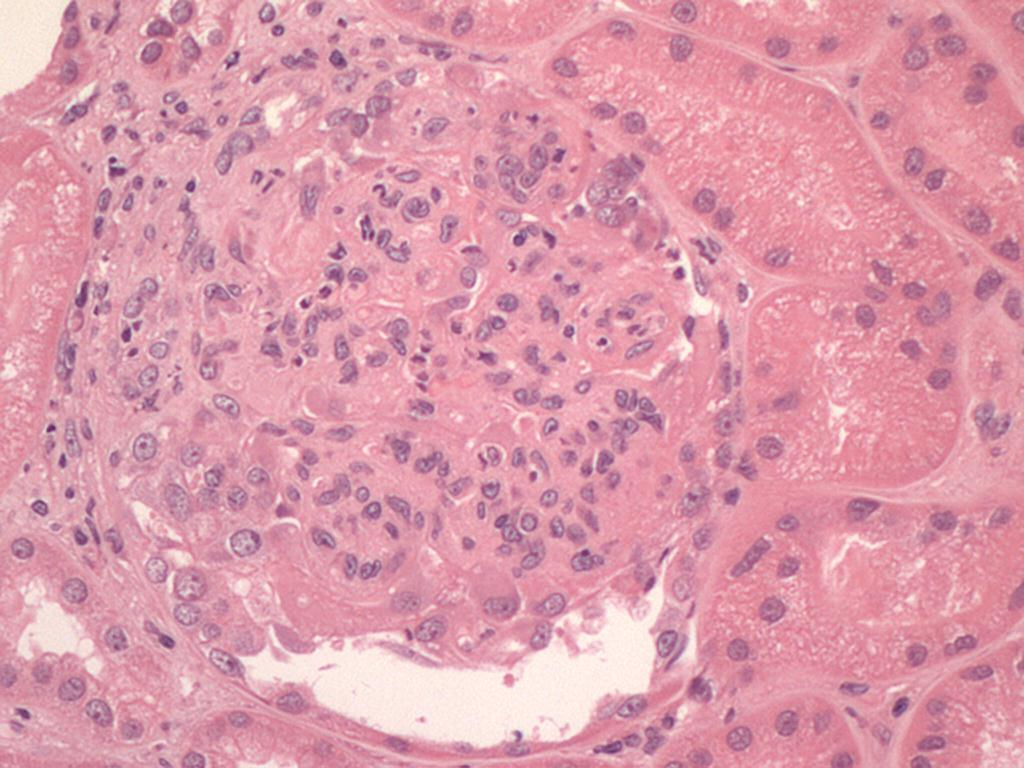
#> input picture pattern_recognition/img_pre_proces/comp_equalizar/treino_he (66).jpg, 1024 x 768 px
$ python compare.py
#> lines starting #> are read from the running program, lines starting #| are printed output that depends on the picture
import skimage.io as io
from skimage.color import rgb2gray
from skimage.exposure import equalize_hist
from skimage.transform import resize


# Carregando as imagens
image1 = io.imread("./treino_he (66).jpg")
#> image1 is the input picture: shape (768, 1024, 3); mean R, G, B 220.7, 154.8, 171.4
image2 = io.imread("./treino_pas (20).jpg")
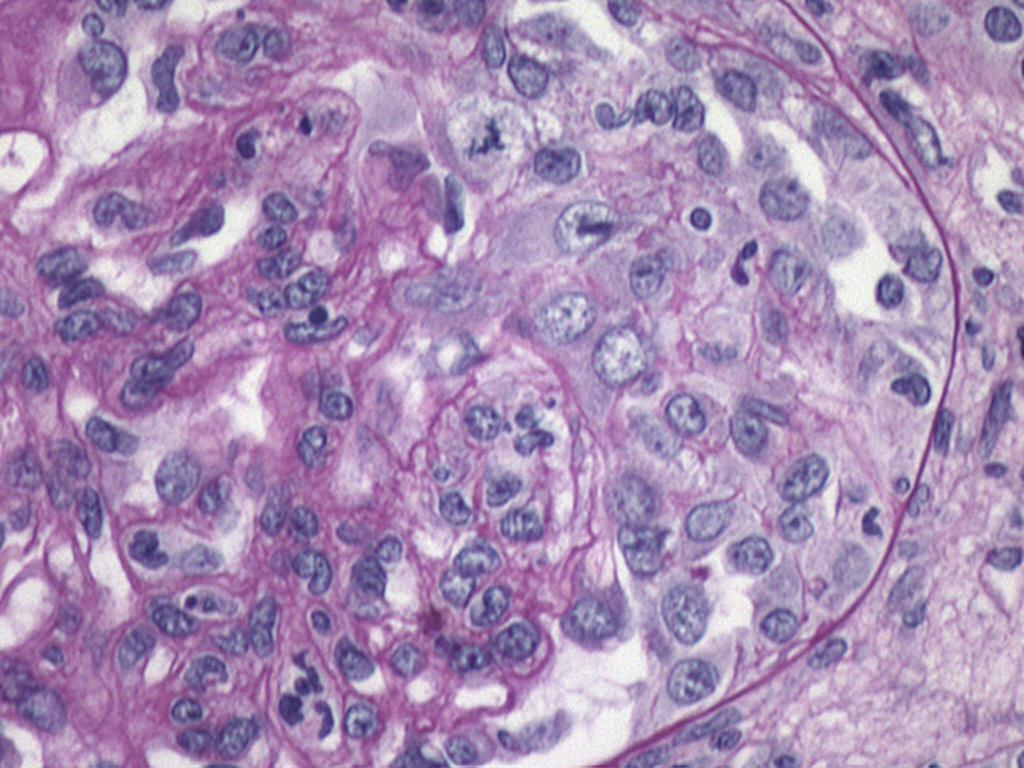
#> input picture pattern_recognition/img_pre_proces/comp_equalizar/treino_pas (20).jpg, 1024 x 768 px
#> image2 is the input picture: shape (768, 1024, 3); mean R, G, B 168.7, 141.4, 181.2
image3 = io.imread("./treino_picro (5).jpg")
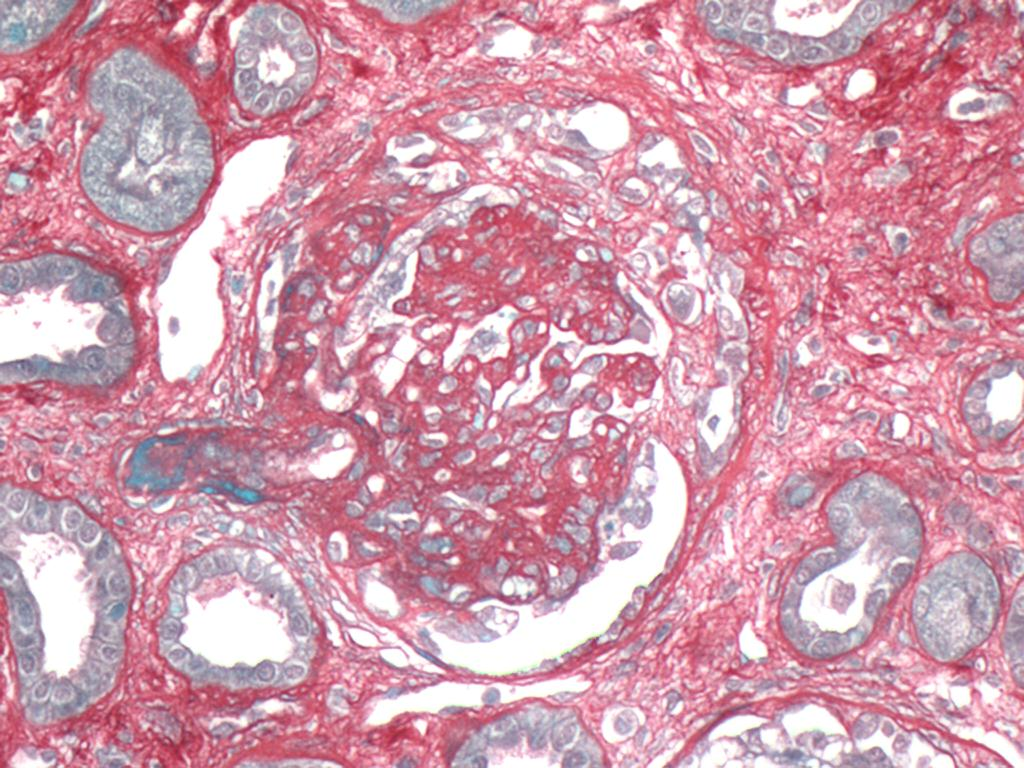
#> input picture pattern_recognition/img_pre_proces/comp_equalizar/treino_picro (5).jpg, 1024 x 768 px
#> image3 is the input picture: shape (768, 1024, 3); mean R, G, B 208.5, 155.2, 172.7

# Convertendo as imagens para cinza
gray_image1 = rgb2gray(image1)
gray_image2 = rgb2gray(image2)
gray_image3 = rgb2gray(image3)

equalized_image1 = equalize_hist(gray_image1)
equalized_image2 = equalize_hist(gray_image2)
equalized_image3 = equalize_hist(gray_image3)

resized_gray_image1 = resize(gray_image1, (1024, 1024))
resized_gray_image2 = resize(gray_image2, (1024, 1024))
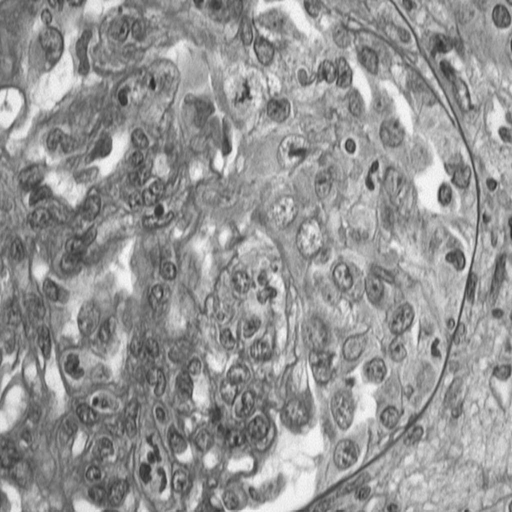
#> resized_gray_image2: shape (1024, 1024) float64 (shown at 1/2 size); min 0.159, max 0.984, mean 0.589
resized_gray_image3 = resize(gray_image3, (1024, 1024))
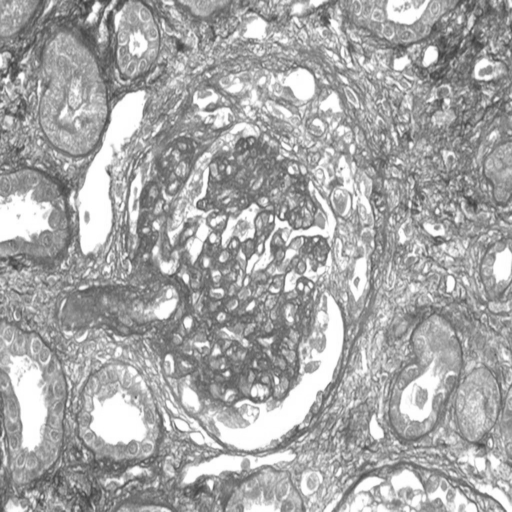
#> resized_gray_image3: shape (1024, 1024) float64 (shown at 1/2 size); min 0.223, max 1, mean 0.658

resized_equalized_image1 = resize(equalized_image1, (1024, 1024))
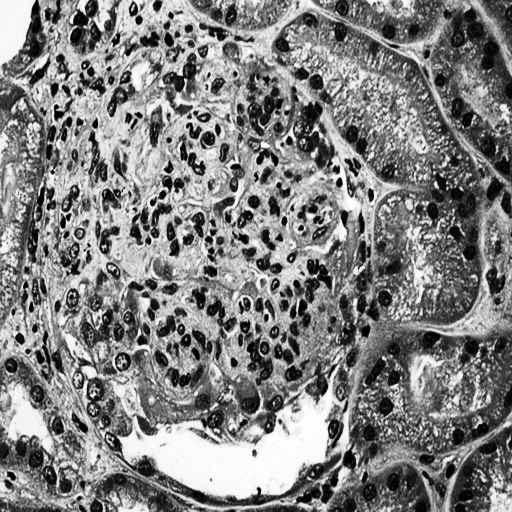
#> resized_equalized_image1: shape (1024, 1024) float64 (shown at 1/2 size); min 3.4e-06, max 1, mean 0.506
resized_equalized_image2 = resize(equalized_image2, (1024, 1024))
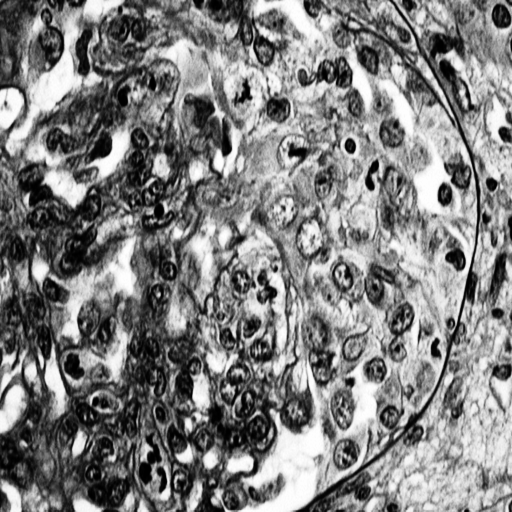
#> resized_equalized_image2: shape (1024, 1024) float64 (shown at 1/2 size); min 4.17e-06, max 1, mean 0.503
resized_equalized_image3 = resize(equalized_image3, (1024, 1024))
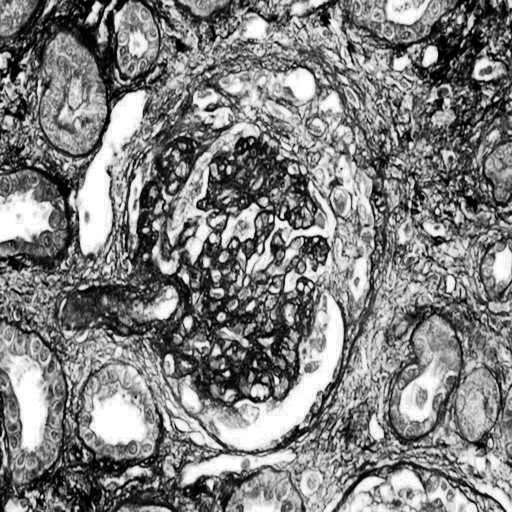
#> resized_equalized_image3: shape (1024, 1024) float64 (shown at 1/2 size); min 6.87e-06, max 1, mean 0.504

# Salvando as imagens com histograma equalizado
io.imsave("././treino_he (66)_equalized.jpg", (equalized_image1 * 255).astype('uint8'))
io.imsave("./treino_pas (20)_equalized.jpg", (equalized_image2 * 255).astype('uint8'))
io.imsave("./treino_picro (5)_equalized.jpg", (equalized_image3 * 255).astype('uint8'))
